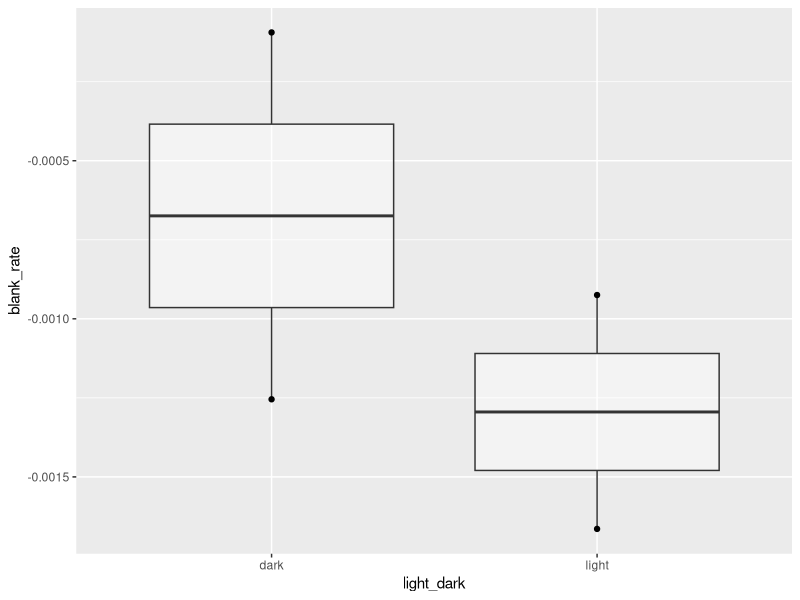

Reproduce this figure in R. (Note: this script raises an error after producing the figure.)
## ---- chunk 1
library(tidyverse) 
library(here) 
library(patchwork)
## ---- chunk 2
respo_data <-read_csv(here("Data", "Respo", "Pilot", "pilot_tile_respirometry.csv"))
tile_measurements <- read_csv(here("Data","Respo","tile_measurements.csv"))
respo_output <- read_csv(here("Data", "Respo", "Pilot", "respo_lightdark_output.csv"))
comm_comp <- read_csv(here("Data", "encrusting_turf_ratio.csv")) %>% select(-"...1")
## ---- chunk 3
sample_data <- left_join(respo_data, tile_measurements, by = join_by(sample_ID, tile_ID))
## ---- chunk 4
respo_rates <- respo_output %>%
  left_join(sample_data) %>% # Join the raw respo calculations with the metadata
  mutate(chamber_volume_l = chamber_volume_ml * 0.001,  # mL to L conversion
         umol_sec = umol_liter_sec * chamber_volume_l) %>% # Account for chamber volume to convert from umol L-1 s-1 to umol s-1. This standardizes across water volumes (different because different communities on each tile, thickness of epoxy, etc) and removes per Liter
  mutate_if(sapply(., is.character), as.factor)  # convert character columns to factors
  
## ---- chunk 5
rates_normalized <- respo_rates %>% 
  filter(blank == 1) %>% # grab the blanks
  group_by(run_block, light_dark) %>% # can't group by light level because they're slightly different for different respo stands
  summarise(blank_rate = mean(umol_sec, na.rm = TRUE)) %>% # if you have multiple blanks per run take the average
  ungroup() %>% 
  #dplyr::select(Light_level, run_block, blank_rate, date) %>% # this is what I will use to join the blanks back with the raw data
  right_join(respo_rates) %>% # join blanks with the respo data
  mutate(
      # Blank corrected rates
        umol_sec_corrected = umol_sec - blank_rate, # Blank corrected rates = subtract the blank rates from the raw rates   
      # Rates in micromols, normalized to surface area (in cm2)   
         umol_cm2_hr_uncorrected = (umol_sec*3600)/surface_area_cm2,
         umol_cm2_hr = (umol_sec_corrected*3600)/surface_area_cm2, 
      # Rates in micromols, normalized to dry weight (in g)
         umol_g_hr_uncorrected = (umol_sec*3600)/dry_weight_g, 
         umol_g_hr = (umol_sec_corrected*3600)/dry_weight_g,
      # Rates in millimols, normalized to surface area (in cm2)
         mmol_cm2_hr_uncorrected = 0.001*(umol_sec*3600)/surface_area_cm2,
         mmol_cm2_hr = 0.001*(umol_sec_corrected*3600)/surface_area_cm2, # convert to mmol cm-2 hr-1, normalized to surface area
      # Rates in millimols, normalized to dry weight (in g)
         mmol_g_hr_uncorrected = 0.001*(umol_sec*3600)/dry_weight_g,
         mmol_g_hr = 0.001*(umol_sec_corrected*3600)/dry_weight_g
        ) %>% 
  filter(blank!=1) %>% # remove the Blank data
  select(respo_date, sample_ID, tile_ID, treatment, light_dark, run_block, surface_area_cm2, dry_weight_g, umol_cm2_hr,umol_cm2_hr_uncorrected, umol_g_hr, umol_g_hr_uncorrected, mmol_cm2_hr_uncorrected, mmol_cm2_hr, mmol_g_hr_uncorrected, mmol_g_hr, channel_number, temp_C, light_level) #keep only what we need
## ---- chunk 6
blanks_only <- respo_rates %>% 
  filter(blank == 1) %>% # grab the blanks
  group_by(light_dark, run_block) %>%
  summarise(blank_rate = mean(umol_sec, na.rm = TRUE))
## ---- chunk 7
blanks_only %>%
  ggplot(aes(x = light_dark, y = blank_rate)) +
  geom_boxplot(alpha = 0.4) + geom_point()
## ---- chunk 8
rates_PR_SAnorm <- rates_normalized %>%
  select(-c(light_level,temp_C, # remove the things that make light and dark runs different and keep them in separate rows
            umol_cm2_hr_uncorrected, umol_g_hr, umol_g_hr_uncorrected, mmol_cm2_hr_uncorrected, mmol_cm2_hr, mmol_g_hr_uncorrected, mmol_g_hr)) %>% # remove uncorrected column, dry weight column, and mmol colums to pivot
  pivot_wider(names_from = light_dark, 
              values_from = umol_cm2_hr) %>%  # makes light and dark columns with the rates for their respective run 
  rename(respiration = dark , net_photosynthesis = light) %>% # rename the columns
  mutate(respiration = -1 * respiration,  # Make respiration positive
         gross_photosynthesis = respiration + net_photosynthesis) %>% 
  pivot_longer(cols = respiration:gross_photosynthesis, names_to = "PR", values_to = "values") #values still in umol.cm2.hr

rates_PR_SAnorm
## ---- chunk 9
write_csv(rates_PR_SAnorm,here("Data","Respo", "Pilot", "Respo Outputs", "PnR_rates_SAnorm.csv")) # export all the uptake rates
## ---- chunk 10
rates_PR_DWnorm <- rates_normalized %>%
  select(-c(light_level,temp_C, # remove the things that make light and dark runs different and keep them in separate rows
            umol_g_hr_uncorrected, umol_cm2_hr, umol_cm2_hr_uncorrected, mmol_cm2_hr_uncorrected, mmol_cm2_hr, mmol_g_hr_uncorrected, mmol_g_hr)) %>% # remove uncorrected column, dry weight column, and mmol colums to pivot
  pivot_wider(names_from = light_dark, 
              values_from = umol_g_hr) %>%  # makes light and dark columns with the rates for their respective run 
  rename(respiration = dark , net_photosynthesis = light) %>% # rename the columns
  mutate(respiration = -1 * respiration,  # Make respiration positive
         gross_photosynthesis = respiration + net_photosynthesis) %>% 
  pivot_longer(cols = respiration:gross_photosynthesis, names_to = "PR", values_to = "values") #values still in umol.cm2.hr

rates_PR_DWnorm
## ---- chunk 11
write_csv(rates_PR_SAnorm,here("Data","Respo", "Pilot", "Respo Outputs", "PnR_rates_DWnorm.csv")) # export all the uptake rates
## ---- chunk 12
rates_SA_long <- rates_PR_SAnorm %>% 
  pivot_wider(names_from = "PR", 
              values_from = "values") %>%
  left_join(comm_comp,  by = c("tile_ID" = "tile_id", "treatment", "respo_date" = "date"))
## ---- chunk 13
rates_DW_long <- rates_PR_DWnorm %>% 
  pivot_wider(names_from = "PR", 
              values_from = "values") %>% 
  left_join(comm_comp,  by = c("tile_ID" = "tile_id", "treatment", "respo_date" = "date"))
## ---- chunk 14
tile_measurements %>%
  filter(treatment %in% c("white", "black")) %>%
  ggplot(aes(x = treatment, y = dry_weight_g, color = treatment)) +
  geom_jitter() +
  geom_boxplot(alpha = 0.4) +
  theme_bw() +
  labs(y = "Dry Algae Biomass (g)") +
  guides(color = "none")
## ---- chunk 15
tile_measurements %>% 
  filter(treatment %in% c("white", "black")) %>% 
  group_by(treatment) %>% 
  summarize(mean_weight = mean(dry_weight_g))
## ---- chunk 16
rates_PR_SAnorm %>% 
  ggplot(aes(x = treatment, y = values, color = treatment)) +
  geom_jitter() +
  geom_boxplot(alpha = 0.4) +
  facet_wrap(~PR ,scales = "free") + #*run_block, nrow = 3
  theme_bw() +
  labs(x = "Treatment", y = "umol.cm2.hr")+
  theme(strip.background = element_rect(fill = "white"),
        strip.text = element_text(face = "bold")) +
  guides(color = "none")
## ---- chunk 17
rates_PR_DWnorm %>% 
  ggplot(aes(x = treatment, y = values, color = treatment)) +
  geom_jitter() +
  geom_boxplot(alpha = 0.4) +
  facet_wrap(~PR, scales = "free") +
  theme_bw() +
  labs(x = "Treatment", y = "umol.g.hr")+
  theme(strip.background = element_rect(fill = "white"),
        strip.text = element_text(face = "bold")) +
  guides(color = "none")
## ---- chunk 18
rates_PR_SAnorm %>% 
  group_by(treatment, PR) %>% 
  summarize(mean_value = mean(values))
## ---- chunk 19
rates_PR_DWnorm %>% 
  group_by(treatment, PR) %>% 
  summarize(mean_value = mean(values))
## ---- chunk 20
rates_PR_SAnorm %>% filter(PR == "gross_photosynthesis") %>%
  ggplot(aes(x = treatment, y = values, color = treatment)) +
  geom_jitter() +
  geom_boxplot(alpha = 0.4) +
  theme_bw() +
  labs(y ="Gross Photosynthesis (umol.cm2.hr)") +
  guides(color = "none")
## ---- chunk 21
rates_PR_DWnorm %>% filter(PR == "gross_photosynthesis") %>%
  ggplot(aes(x = treatment, y = values, color = treatment)) +
  geom_jitter() +
  geom_boxplot(alpha = 0.4) +
  theme_bw() +
  labs(y ="Gross Photosynthesis (umol.g.hr)") +
  guides(color = "none")
## ---- chunk 22
rates_PR_SAnorm %>% filter(PR == "net_photosynthesis") %>%
  ggplot(aes(x = treatment, y = values, color = treatment)) +
  geom_jitter() +
  geom_boxplot(alpha = 0.4) +
  theme_bw() +
  labs(y ="Net Photosynthesis (umol.cm2.hr)") +
  guides(color = "none")
## ---- chunk 23
rates_PR_DWnorm %>% filter(PR == "net_photosynthesis") %>%
  ggplot(aes(x = treatment, y = values, color = treatment)) +
  geom_jitter() +
  geom_boxplot(alpha = 0.4) +
  theme_bw() +
  labs(y ="Net Photosynthesis (umol.g.hr)") +
  guides(color = "none")
## ---- chunk 24
rates_PR_SAnorm %>% filter(PR == "respiration") %>%
  ggplot(aes(x = treatment, y = values, color = treatment)) +
  geom_jitter() +
  geom_boxplot(alpha = 0.4) +
  theme_bw() +
  labs(y ="Respiration (umol.cm2.hr)") +
  guides(color = "none")
## ---- chunk 25
rates_PR_DWnorm %>% filter(PR == "respiration") %>%
  ggplot(aes(x = treatment, y = values, color = treatment)) +
  geom_jitter() +
  geom_boxplot(alpha = 0.4) +
  theme_bw() +
  labs(y ="Respiration (umol.g.hr)") +
  guides(color = "none")
## ---- chunk 26
rates_normalized %>%
  ggplot(aes(x = tile_ID, y = umol_cm2_hr, color = light_dark))+
  geom_point() +
  facet_wrap(~treatment, scales = "free_x")
## ---- chunk 27
rates_SA_long %>% 
  ggplot(aes(x = dry_weight_g, y = net_photosynthesis)) + 
  geom_point() + 
  geom_smooth(method = "lm") +
  facet_wrap(~treatment) + 
  theme_bw() +
  labs(x = "Encrusting/Turf Ratio")

# higher ratio means more encrusting algae relative to turf
## ---- chunk 28
rates_DW_long %>% 
  ggplot(aes(x = dry_weight_g, y = net_photosynthesis)) + 
  geom_point() + 
  geom_smooth(method = "lm") +
  facet_wrap(~treatment) + 
  theme_bw() +
  labs(x = "Encrusting/Turf Ratio")
## ---- chunk 29
rates_SA_long %>% 
  ggplot(aes(x = ratio, y = gross_photosynthesis)) + 
  geom_point() + 
  geom_smooth(method = "lm") +
  #facet_wrap(~treatment) + 
  theme_bw() +
  labs(x = "Encrusting/Turf Ratio")
## ---- chunk 30
rates_DW_long %>% 
  ggplot(aes(x = ratio, y = gross_photosynthesis)) + 
  geom_point() + 
  geom_smooth(method = "lm") +
  #facet_wrap(~treatment) + 
  theme_bw() +
  labs(x = "Encrusting/Turf Ratio")
## ---- chunk 31
rates_SA_long %>% 
  ggplot(aes(x = ratio, y = respiration)) + 
  geom_point() + 
  geom_smooth(method = "lm") +
  #facet_wrap(~treatment) + 
  theme_bw() +
  labs(x = "Encrusting/Turf Ratio")
## ---- chunk 32
rates_DW_long %>% 
  ggplot(aes(x = ratio, y = respiration)) + 
  geom_point() + 
  geom_smooth(method = "lm") +
  #facet_wrap(~treatment) + 
  theme_bw() +
  labs(x = "Encrusting/Turf Ratio")
